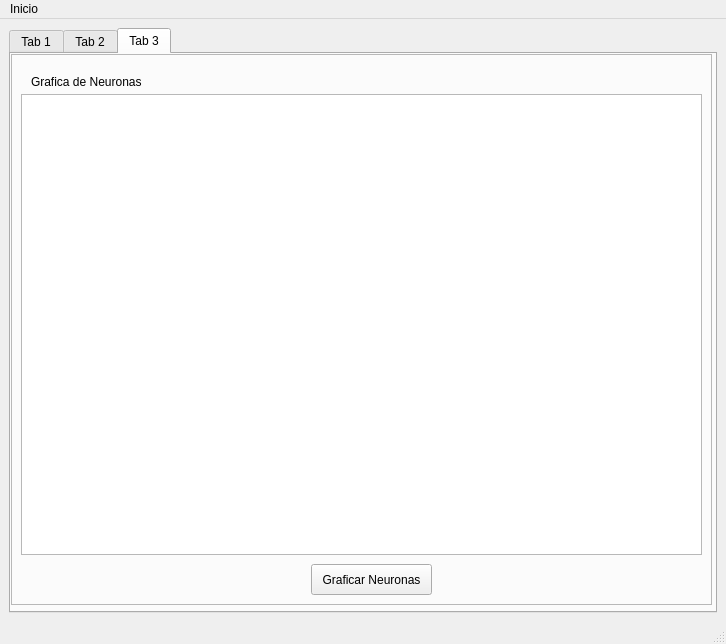
<?xml version="1.0" encoding="UTF-8"?>
<ui version="4.0">
 <class>MainWindow</class>
 <widget class="QMainWindow" name="MainWindow">
  <property name="geometry">
   <rect>
    <x>0</x>
    <y>0</y>
    <width>726</width>
    <height>644</height>
   </rect>
  </property>
  <property name="windowTitle">
   <string>MainWindow</string>
  </property>
  <widget class="QWidget" name="centralwidget">
   <layout class="QHBoxLayout" name="horizontalLayout">
    <item>
     <widget class="QTabWidget" name="tabWidget">
      <property name="currentIndex">
       <number>2</number>
      </property>
      <widget class="QWidget" name="tab">
       <attribute name="title">
        <string>Tab 1</string>
       </attribute>
       <layout class="QHBoxLayout" name="horizontalLayout_2">
        <item>
         <widget class="QFrame" name="frame">
          <property name="frameShape">
           <enum>QFrame::StyledPanel</enum>
          </property>
          <property name="frameShadow">
           <enum>QFrame::Raised</enum>
          </property>
          <layout class="QFormLayout" name="formLayout">
           <item row="0" column="0">
            <widget class="QLabel" name="label">
             <property name="text">
              <string>Id</string>
             </property>
            </widget>
           </item>
           <item row="0" column="1">
            <widget class="QTextEdit" name="id"/>
           </item>
           <item row="2" column="0">
            <widget class="QLabel" name="label_2">
             <property name="text">
              <string>Voltaje</string>
             </property>
            </widget>
           </item>
           <item row="2" column="1">
            <widget class="QTextEdit" name="voltaje"/>
           </item>
           <item row="4" column="0">
            <widget class="QLabel" name="label_7">
             <property name="text">
              <string>Posicion X</string>
             </property>
            </widget>
           </item>
           <item row="4" column="1">
            <widget class="QTextEdit" name="posicionx"/>
           </item>
           <item row="6" column="1">
            <widget class="QTextEdit" name="posiciony"/>
           </item>
           <item row="8" column="0">
            <widget class="QLabel" name="label_9">
             <property name="text">
              <string>Red</string>
             </property>
            </widget>
           </item>
           <item row="8" column="1">
            <widget class="QSlider" name="red">
             <property name="orientation">
              <enum>Qt::Horizontal</enum>
             </property>
            </widget>
           </item>
           <item row="10" column="0">
            <widget class="QLabel" name="label_10">
             <property name="text">
              <string>Green</string>
             </property>
            </widget>
           </item>
           <item row="10" column="1">
            <widget class="QSlider" name="green">
             <property name="orientation">
              <enum>Qt::Horizontal</enum>
             </property>
            </widget>
           </item>
           <item row="12" column="0">
            <widget class="QLabel" name="label_11">
             <property name="text">
              <string>Blue</string>
             </property>
            </widget>
           </item>
           <item row="12" column="1">
            <widget class="QSlider" name="blue">
             <property name="orientation">
              <enum>Qt::Horizontal</enum>
             </property>
            </widget>
           </item>
           <item row="14" column="0" colspan="2">
            <widget class="QPushButton" name="agregarInicio">
             <property name="text">
              <string>Agregar Inicio</string>
             </property>
            </widget>
           </item>
           <item row="15" column="0" colspan="2">
            <widget class="QPushButton" name="agregarFinal">
             <property name="text">
              <string>Agregar Final</string>
             </property>
            </widget>
           </item>
           <item row="6" column="0">
            <widget class="QLabel" name="label_8">
             <property name="text">
              <string>Posicion Y</string>
             </property>
            </widget>
           </item>
          </layout>
         </widget>
        </item>
        <item>
         <widget class="QFrame" name="frame_2">
          <property name="frameShape">
           <enum>QFrame::StyledPanel</enum>
          </property>
          <property name="frameShadow">
           <enum>QFrame::Raised</enum>
          </property>
          <layout class="QGridLayout" name="gridLayout">
           <item row="1" column="0">
            <widget class="QPlainTextEdit" name="listaNeuronas"/>
           </item>
           <item row="0" column="0">
            <widget class="QPushButton" name="mostrar">
             <property name="text">
              <string>Mostrar</string>
             </property>
            </widget>
           </item>
          </layout>
         </widget>
        </item>
       </layout>
      </widget>
      <widget class="QWidget" name="tab_2">
       <attribute name="title">
        <string>Tab 2</string>
       </attribute>
       <widget class="QTableWidget" name="TablaNeurona">
        <property name="geometry">
         <rect>
          <x>0</x>
          <y>10</y>
          <width>701</width>
          <height>461</height>
         </rect>
        </property>
       </widget>
       <widget class="QPushButton" name="MostraTabla">
        <property name="geometry">
         <rect>
          <x>464</x>
          <y>500</y>
          <width>221</width>
          <height>31</height>
         </rect>
        </property>
        <property name="text">
         <string>Mostrar Tabla</string>
        </property>
       </widget>
       <widget class="QPushButton" name="BuscarID">
        <property name="geometry">
         <rect>
          <x>300</x>
          <y>500</y>
          <width>91</width>
          <height>31</height>
         </rect>
        </property>
        <property name="text">
         <string>Buscar ID</string>
        </property>
       </widget>
       <widget class="QTextEdit" name="BusquedaIDText">
        <property name="geometry">
         <rect>
          <x>70</x>
          <y>500</y>
          <width>201</width>
          <height>31</height>
         </rect>
        </property>
       </widget>
       <widget class="QLabel" name="label_3">
        <property name="geometry">
         <rect>
          <x>20</x>
          <y>510</y>
          <width>49</width>
          <height>16</height>
         </rect>
        </property>
        <property name="text">
         <string>ID</string>
        </property>
       </widget>
      </widget>
      <widget class="QWidget" name="tab3">
       <attribute name="title">
        <string>Tab 3</string>
       </attribute>
       <widget class="QFrame" name="frame_3">
        <property name="geometry">
         <rect>
          <x>0</x>
          <y>0</y>
          <width>701</width>
          <height>551</height>
         </rect>
        </property>
        <property name="frameShape">
         <enum>QFrame::StyledPanel</enum>
        </property>
        <property name="frameShadow">
         <enum>QFrame::Raised</enum>
        </property>
        <widget class="QGraphicsView" name="grafica">
         <property name="geometry">
          <rect>
           <x>10</x>
           <y>40</y>
           <width>681</width>
           <height>461</height>
          </rect>
         </property>
        </widget>
        <widget class="QPushButton" name="graficarNeurona">
         <property name="geometry">
          <rect>
           <x>300</x>
           <y>510</y>
           <width>121</width>
           <height>31</height>
          </rect>
         </property>
         <property name="text">
          <string>Graficar Neuronas</string>
         </property>
        </widget>
        <widget class="QLabel" name="label_4">
         <property name="geometry">
          <rect>
           <x>20</x>
           <y>20</y>
           <width>191</width>
           <height>16</height>
          </rect>
         </property>
         <property name="text">
          <string>Grafica de Neuronas</string>
         </property>
        </widget>
       </widget>
      </widget>
     </widget>
    </item>
   </layout>
  </widget>
  <widget class="QStatusBar" name="statusbar"/>
  <widget class="QMenuBar" name="menubar">
   <property name="geometry">
    <rect>
     <x>0</x>
     <y>0</y>
     <width>726</width>
     <height>21</height>
    </rect>
   </property>
   <widget class="QMenu" name="menuInicio">
    <property name="title">
     <string>Inicio</string>
    </property>
    <addaction name="openFile"/>
    <addaction name="actionRecuperar"/>
    <addaction name="separator"/>
   </widget>
   <addaction name="menuInicio"/>
  </widget>
  <action name="actionOpen">
   <property name="text">
    <string>Open</string>
   </property>
  </action>
  <action name="openFile">
   <property name="text">
    <string>Guardar</string>
   </property>
  </action>
  <action name="actionRecuperar">
   <property name="text">
    <string>Recuperar</string>
   </property>
  </action>
 </widget>
 <resources/>
 <connections/>
</ui>
